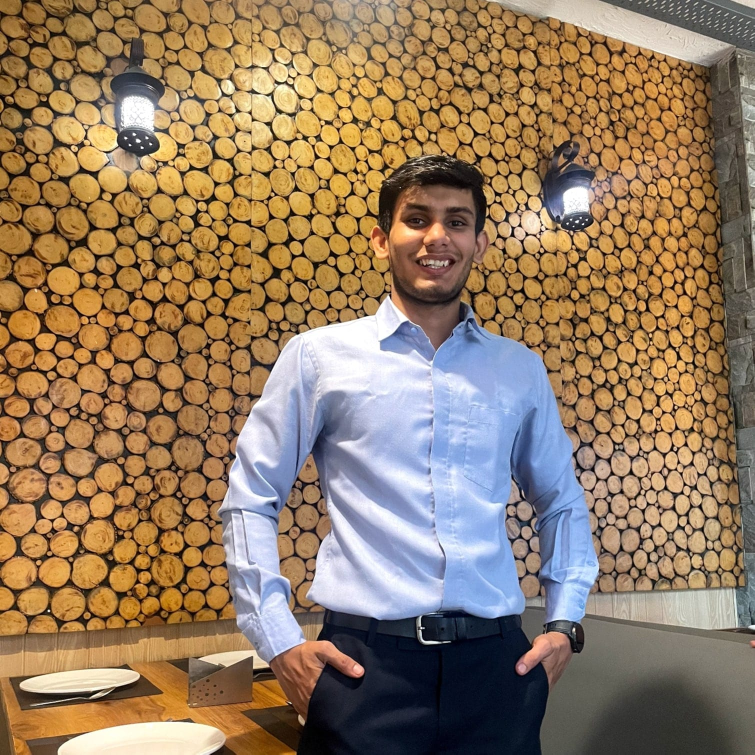
#> input picture tarun.jpeg, 1509 x 1509 px (shown at 1/2 size)
$ python opencv_Day_24.py
#> lines starting #> are read from the running program, lines starting #| are printed output that depends on the picture
import cv2
import numpy as np

img1 = cv2.imread('tarun.jpeg')
#> img1 is the input picture: shape (1509, 1509, 3); mean B, G, R 97.3, 123.5, 147.8
img2 = cv2.imread('nitin.jpeg')
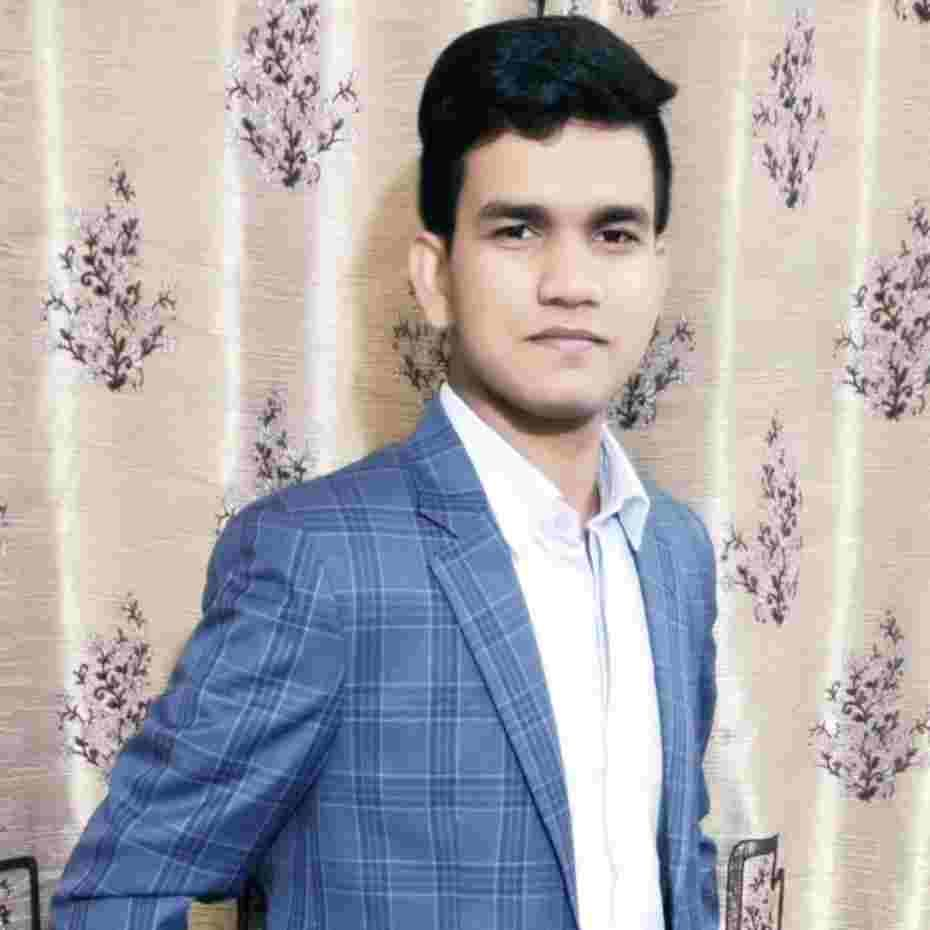
#> input picture nitin.jpeg, 930 x 930 px
#> img2 is the input picture: shape (930, 930, 3); mean B, G, R 173.4, 169.1, 172.7

tarun = cv2.resize(img1, (400, 400))
nitin = cv2.resize(img2, (400, 400))

tarun_nitin = np.hstack((tarun[:, :200], nitin[:, 200:]))
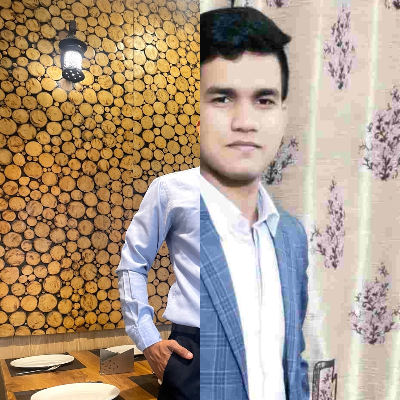
#> tarun_nitin: shape (400, 400, 3); mean B, G, R 134.7, 154.4, 174.1
cv2.imshow('merge', tarun_nitin)

gp_tarun = [tarun]
gp_nitin = [nitin]

# Generating Gaussian Pyramid for Tarun
for i in range(6):
    tarun = cv2.pyrDown(tarun)
    gp_tarun.append(tarun)
#> this loop made 6 passes
#> pass 1, `tarun = cv2.pyrDown(tarun)`:
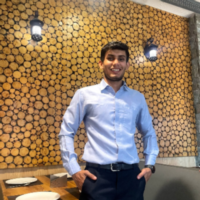
#> tarun: shape (200, 200, 3); mean B, G, R 97.1, 123.4, 147.8
#> after the loop, gp_tarun = 7 items

# Generating Gaussian Pyramid for Nitin
for i in range(6):
    nitin = cv2.pyrDown(nitin)
    gp_nitin.append(nitin)
#> this loop made 6 passes
#> pass 1, `nitin = cv2.pyrDown(nitin)`:
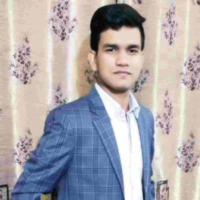
#> nitin: shape (200, 200, 3); mean B, G, R 173.3, 169, 172.7
#> after the loop, gp_nitin = 7 items

# Generating Laplacian Pyramid for Tarun
lp_tarun = [gp_tarun[5]]
for i in range(5, 0, -1):
    gaussian_extended_tarun = cv2.pyrUp(gp_tarun[i])
    h, w, _ = gp_tarun[i - 1].shape
    gaussian_extended_tarun = cv2.resize(gaussian_extended_tarun, (w, h))
    laplacian_tarun = cv2.subtract(gp_tarun[i - 1], gaussian_extended_tarun)
    lp_tarun.append(laplacian_tarun)
    cv2.imshow(str(i), laplacian_tarun)
#> this loop made 5 passes
#> pass 2, `gaussian_extended_tarun = cv2.pyrUp(gp_tarun[i])`:
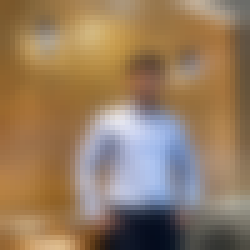
#> gaussian_extended_tarun: shape (50, 50, 3) (shown 5 times larger); mean of channels 0, 1, 2 96.8, 123.7, 148.7; drawn as B, G, R
#> after the loop, lp_tarun = 6 items

# Generating Laplacian Pyramid for Nitin
lp_nitin = [gp_nitin[5]]
for i in range(5, 0, -1):
    gaussian_extended_nitin = cv2.pyrUp(gp_nitin[i])
    h, w, _ = gp_nitin[i - 1].shape
    gaussian_extended_nitin = cv2.resize(gaussian_extended_nitin, (w, h))
    laplacian_nitin = cv2.subtract(gp_nitin[i - 1], gaussian_extended_nitin)
    lp_nitin.append(laplacian_nitin)
    cv2.imshow(str(i), laplacian_nitin)
#> this loop made 5 passes
#> pass 1, `laplacian_nitin = cv2.subtract(gp_nitin[i - 1], gaussian_extended_nitin)`:
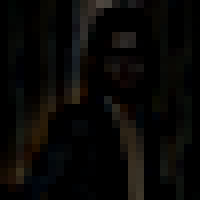
#> laplacian_nitin: shape (25, 25, 3) (shown 8 times larger); mean of channels 0, 1, 2 6, 7.7, 8.7; drawn as B, G, R
#> after the loop, lp_nitin = 6 items

# Now add left and right halves of images in each level
LS = []
for la, lb in zip(lp_tarun, lp_nitin):
    rows, cols, dpt = la.shape
    ls = np.hstack((la[:, :int(cols/2)], lb[:, int(cols/2):]))
    LS.append(ls)
#> this loop made 6 passes
#> (rows, cols) on passes 1 to 6: (13, 13), (25, 25), (50, 50), (100, 100), (200, 200), (400, 400)
#> after the loop, LS = 6 items

# Now reconstruct
ls_ = LS[0]
for i in range(1, 6):
    ls_ = cv2.pyrUp(ls_)
    h, w, _ = LS[i].shape
    ls_ = cv2.resize(ls_, (w, h))
    ls_ = cv2.add(ls_, LS[i])
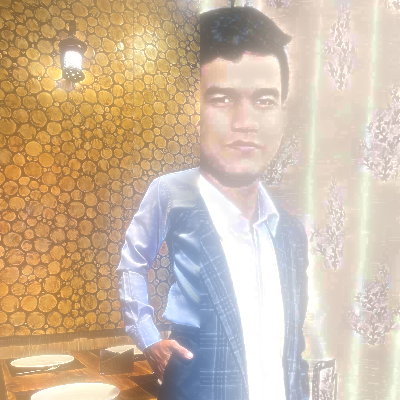
#> ls_: shape (400, 400, 3); mean of channels 0, 1, 2 162.8, 185, 205.6; drawn as B, G, R

cv2.imshow('tarun_nitin', ls_)
cv2.waitKey(0)
cv2.destroyAllWindows()
